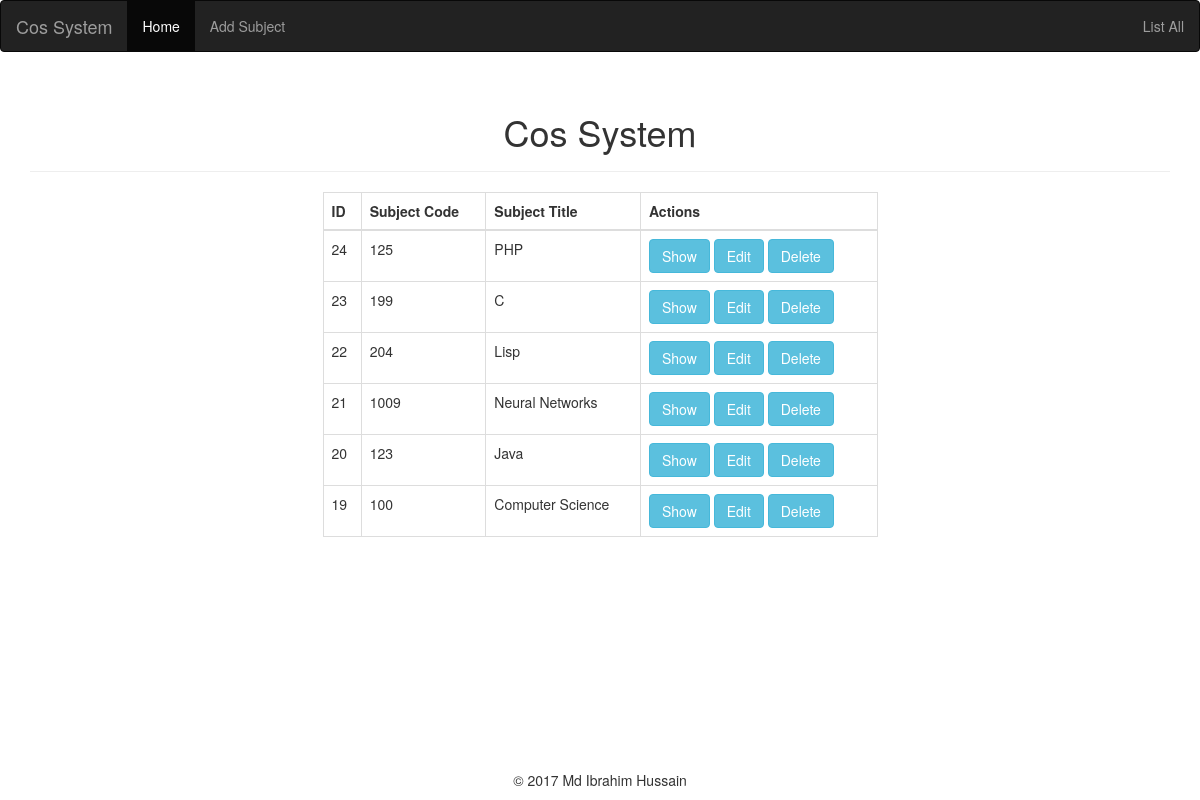
/course/index.php, run on the app's committed database.
### tables this page shows
CREATE TABLE `courses` (
  `id` int(11) NOT NULL,
  `subject_code` int(11) NOT NULL,
  `subject_title` varchar(255) NOT NULL,
  `created_at` datetime NOT NULL,
  `modified_at` datetime NOT NULL
);

### course/index.php (the view, shortened to what this page needs)
<?php
$db = new PDO('mysql:host=localhost;dbname=ibrahim;charset=utf8mb4', 'root', '');
$query = "SELECT * FROM `courses` ORDER BY id DESC";
$stmt = $db->query($query);
$courses = $stmt->fetchAll(PDO::FETCH_ASSOC);
?>
<!DOCTYPE html>
<html lang="en">
<head>
	<link rel="stylesheet" href="https://maxcdn.bootstrapcdn.com/bootstrap/3.3.7/css/bootstrap.min.css">
    <link href="../asset/css/bootstrap.min.css" rel="stylesheet">
</head>
<body>
<nav class="navbar navbar-inverse">
  <div class="container-fluid">
    <div class="navbar-header">
      <a class="navbar-brand" href="#">Cos System</a>
    </div>
    <ul class="nav navbar-nav">
      <li class="active"><a href="#">Home</a></li>
      <li><a href="create.php">Add Subject</a></li>
    </ul>
	 <ul class="nav navbar-nav navbar-right">
      <li><a href="index.php">List All</a></li>
    </ul>
  </div>
</nav>
<div class="container">
	<div class = "page-header">
		<h1 class="text-center">
			Cos System
		</h1>
	</div>
    <div class="row">
        <div class="col-md-offset-3 col-md-6">
            <table class="table table-bordered">
                <thead>
                    <tr>
                        <th>ID</th>
                        <th>Subject Code</th>
                        <th>Subject Title</th>
                        <th>Actions</th>
                    </tr>
                </thead>
                <tbody>
                <?php
                foreach($courses as $course):
                ?>
                    <tr>
                        <td><?= $course['id'] ?></td>
                        <td><?php echo $course['subject_code'] ?></td>
                        <td><?= $course['subject_title'] ?></td>
                        <td>
                            <a href="show.php?id=<?=$course['id'];?>" class="btn btn-info" role="button">Show</a>
                            <a href="edit.php?id=<?=$course['id'];?>" class="btn btn-info" role="button">Edit</a>
                            <a href="delete.php?id=<?=$course['id'];?>" class="btn btn-info" role="button">Delete</a>
                        </td>
                    </tr>
                <?php
                endforeach;
                ?>
                </tbody>
            </table>
        </div>
    </div>
</div>
<footer align="center">
	<p>&copy; 2017 Md Ibrahim Hussain</p>
</footer>
</body>
</html>

### course/index.php (style rules this page uses)
footer { background-color: #FFF; position:fixed; bottom: 0px; width: 100%; text-align: center; }

### data on the page
courses: id "24", subject_code "125", subject_title "PHP"
courses: id "23", subject_code "199", subject_title "C"
courses: id "22", subject_code "204", subject_title "Lisp"
courses: id "21", subject_code "1009", subject_title "Neural Networks"
courses: id "20", subject_code "123", subject_title "Java"
courses: id "19", subject_code "100", subject_title "Computer Science"
